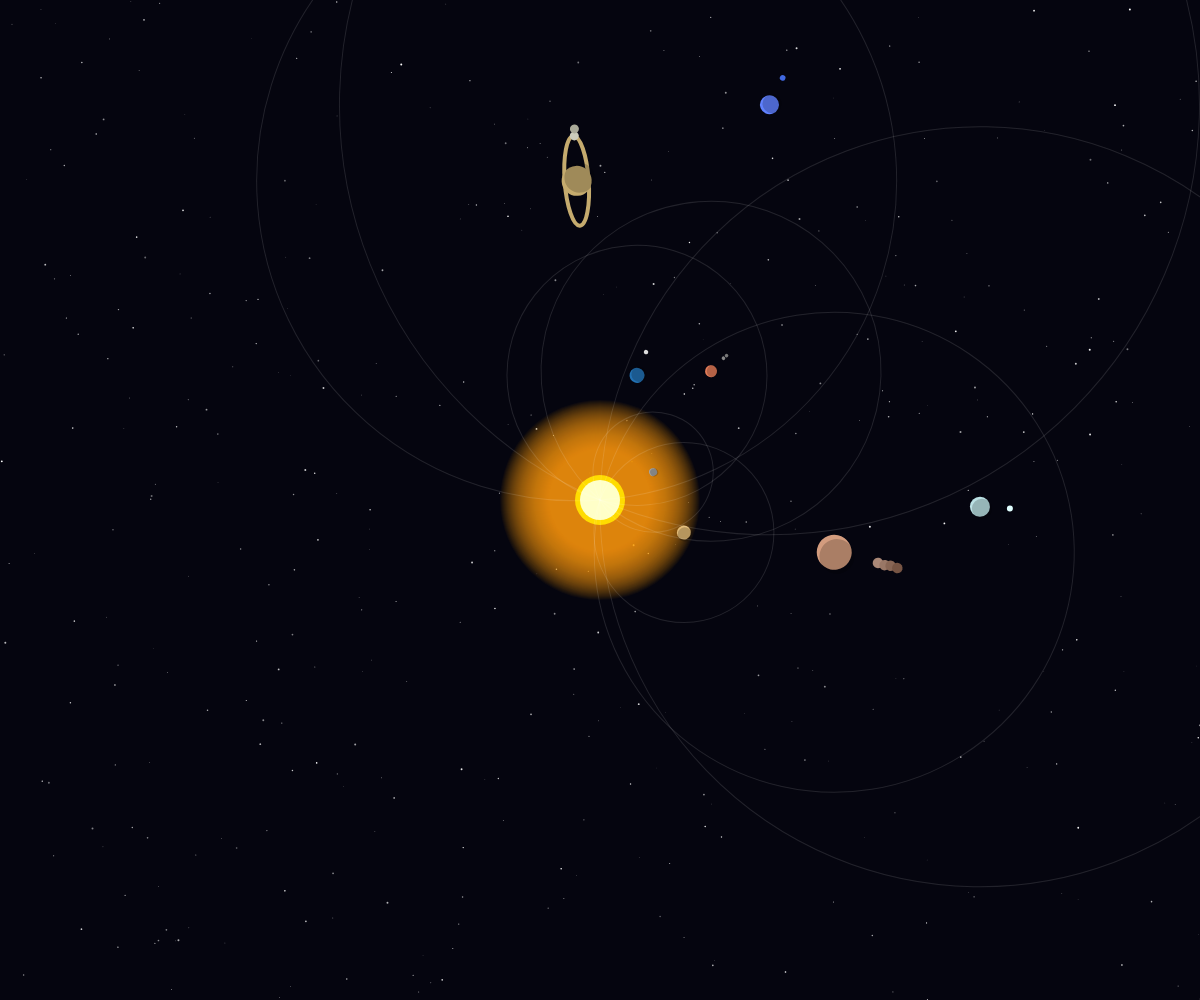
Frame 1 (no input)
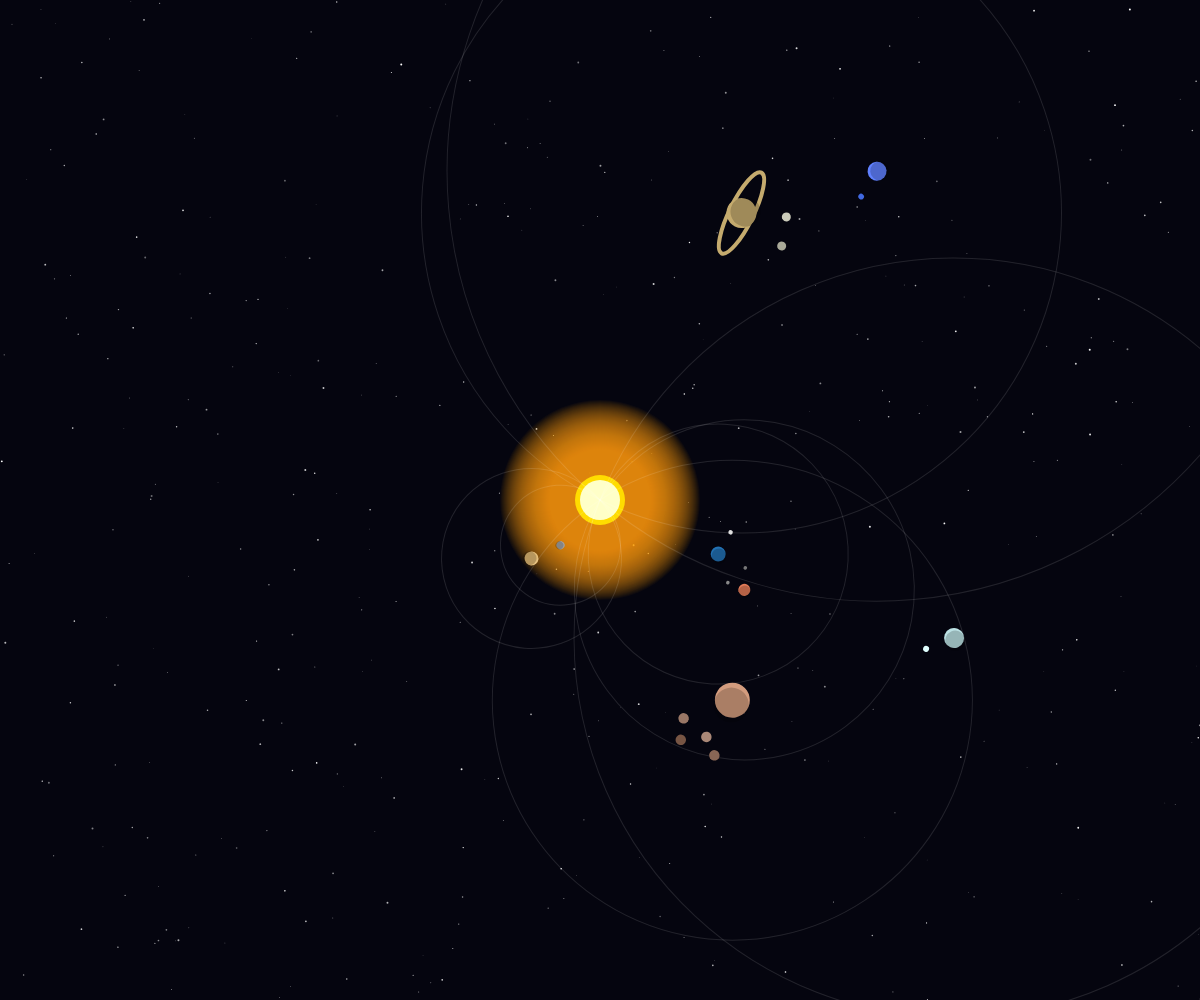
Frame 60 (no input)
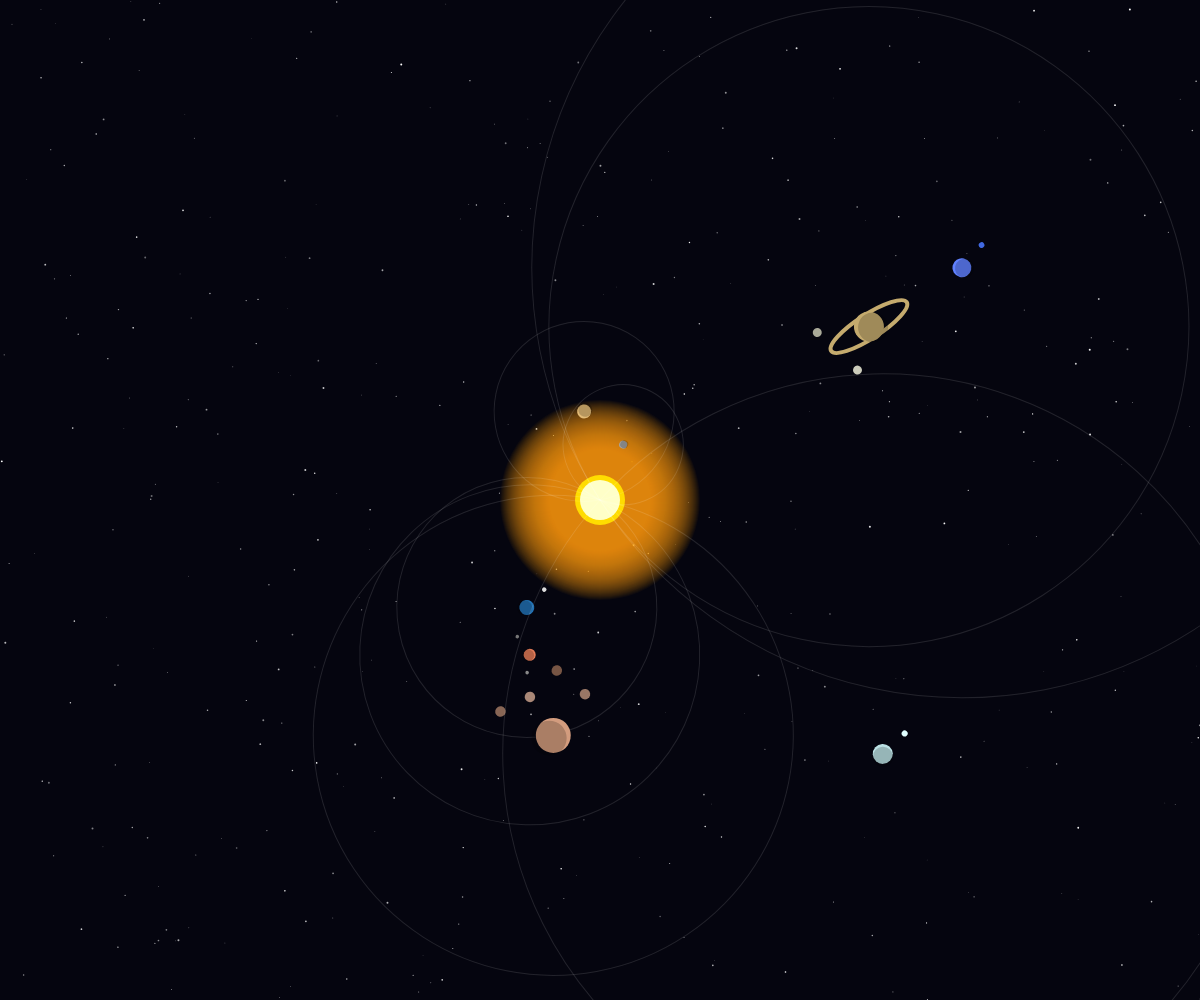
Frame 120 (the mouse pressed at the canvas centre since frame 60)

The p5.js sketch that drew these frames (run headless with seeded random() and noise() and a simulated clock; from frame 60 on, the mouse is pressed at the canvas centre):

// p5.js sketch
// ── sketch.js
/** @type {p5.js.Sketch} */

let planets = [];
let sunSize = 50;
let stars = [];

function setup() {
    createCanvas(windowWidth, windowHeight);
    
    // Generate stars
    for (let i = 0; i < 400; i++) {
        stars.push({
            x: random(width),
            y: random(height),
            size: random(0.5, 2),
            opacity: random(100, 255)
        });
    }

    // Planet data: [name, color, distance, size, orbitSpeed, moonsCount]
    const planetData = [
        ['Mercury', '#A5A5A5', 60, 8, 0.047, 0],
        ['Venus', '#E3BB76', 90, 14, 0.035, 0],
        ['Earth', '#2271B3', 130, 15, 0.029, 1], // Moon included below
        ['Mars', '#E27B58', 170, 12, 0.024, 2], // Moons included below
        ['Jupiter', '#D39C7E', 240, 35, 0.013, 4],
        ['Saturn', '#C5AB6E', 320, 30, 0.009, 2], // Rings included
        ['Uranus', '#BBE1E4', 380, 20, 0.006, 1],
        ['Neptune', '#6081FF', 430, 19, 0.005, 1]
    ];

    for (let i = 0; i < planetData.length; i++) {
        let [name, color, dist, size, speed, moons] = planetData[i];
        let p = new Planet(name, color, dist, size, speed);
        planets.push(p);

        // Add special moons
        if (name === 'Earth') {
            p.addMoon('#DDD', 25, 0.08);
        } else if (name === 'Mars') {
            p.addMoon('#888', 18, 0.05);
            p.addMoon('#777', 22, 0.07);
        } else if (name === 'Jupiter') {
            p.addMoon('#AA8877', 45, 0.02);
            p.addMoon('#997766', 52, 0.03);
            p.addMoon('#886655', 58, 0.015);
            p.addMoon('#775544', 65, 0.025);
        } else if (name === 'Saturn') {
            p.hasRings = true;
            p.addMoon('#CCCCBB', 45, 0.02);
            p.addMoon('#AAAA99', 52, 0.03);
        } else if (name === 'Uranus') {
            p.addMoon('#E0FFFF', 30, 0.04);
        } else if (name === 'Neptune') {
            p.addMoon('#4169E1', 30, 0.05);
        }
    }
}

function draw() {
    background(5, 5, 15);
    
    // Draw starfield
    noStroke();
    for (let star of stars) {
        fill(255, star.opacity);
        circle(star.x, star.y, star.size);
    }

    translate(width / 2, height / 2);

    // Draw Sun with glow
    for (let r = sunSize * 2; r > 0; r -= 2) {
        fill(255, 150, 0, 10);
        circle(0, 0, sunSize * 2 + r);
    }
    fill(255, 220, 0);
    noStroke();
    circle(0, 0, sunSize);
    fill(255, 255, 200);
    circle(0, 0, sunSize * 0.8);

    // Draw Planets
    for (let p of planets) {
        p.update();
        p.display();
    }
}

class Planet {
    constructor(name, color, distance, size, speed) {
        this.name = name;
        this.color = color;
        this.distance = distance;
        this.size = size;
        this.speed = speed;
        this.angle = random(TWO_PI);
        this.moons = [];
        this.hasRings = false;
    }

    addMoon(color, dist, speed) {
        this.moons.push({
            color: color,
            distance: dist,
            speed: speed
        });
    }

    update() {
        this.angle += this.speed;
    }

    display() {
        push();
        rotate(this.angle);
        translate(this.distance, 0);

        // Orbit path
        noFill();
        stroke(255, 255, 255, 30);
        strokeWeight(1);
        circle(0, 0, this.distance * 2);

        // Draw Saturn's rings
        if (this.hasRings) {
            noFill();
            stroke(this.color);
            strokeWeight(4);
            ellipse(0, 0, this.size * 3, this.size * 0.8);
            strokeWeight(1);
        }

        // Draw Planet
        noStroke();
        fill(this.color);
        circle(0, 0, this.size);
        
        // Add some shading/depth
        fill(0, 0, 0, 50);
        circle(this.size*0.1, this.size*0.1, this.size);

        // Draw Moons
        for (let moon of this.moons) {
            push();
            let mAngle = frameCount * moon.speed;
            translate(moon.distance * cos(mAngle), moon.distance * sin(mAngle));
            fill(moon.color);
            noStroke();
            circle(0, 0, this.size * 0.3);
            pop();
        }

        pop();
    }
}

function windowResized() {
    resizeCanvas(windowWidth, windowHeight);
}
